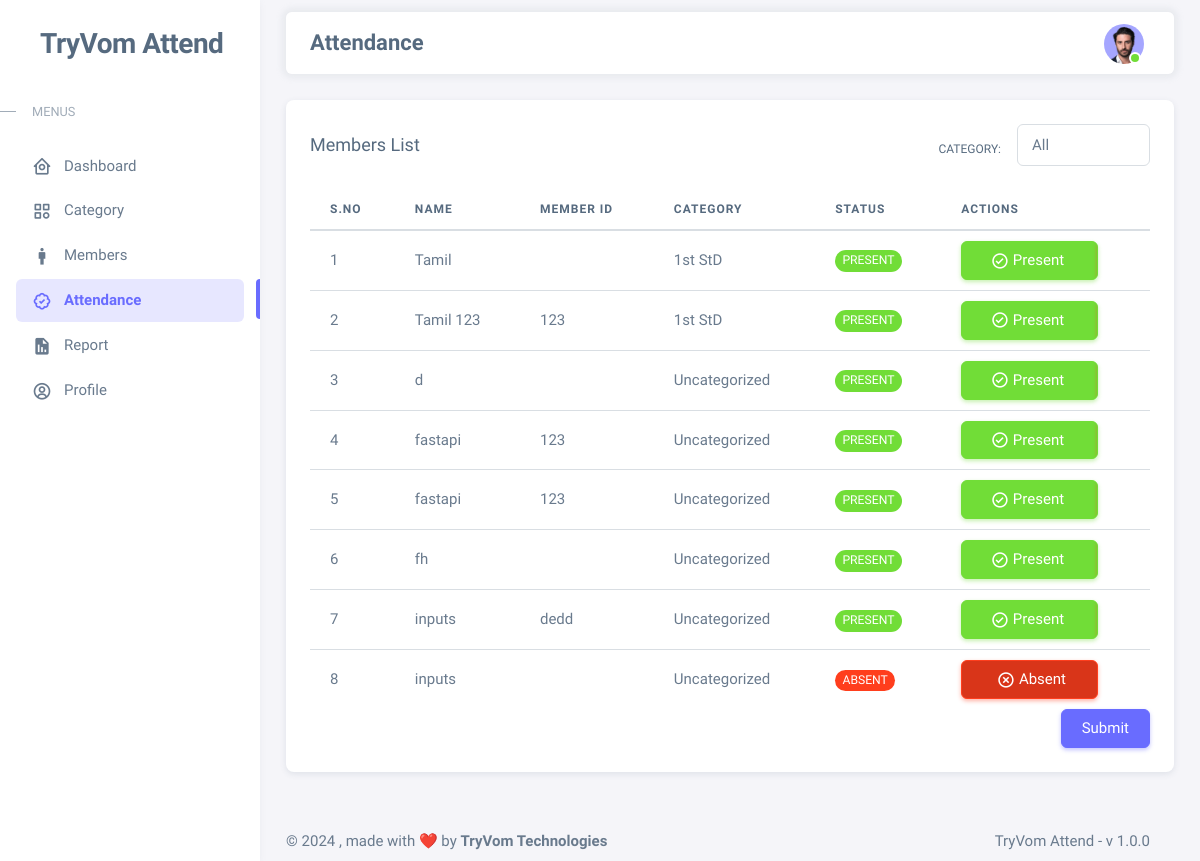
Page /attendance/ (signed in) on the committed database.
### app/models/member_models.py (models this page shows, shortened)
class Member(models.Model):
    name = models.CharField(max_length=100)
    member_id = models.CharField(max_length=100)
    description = models.TextField()
    category = models.ForeignKey(
        Category, on_delete=models.SET_NULL, null=True,)
    created_at = models.DateTimeField(auto_now_add=True)
    updated_at = models.DateTimeField(auto_now=True)

### app/models/category_models.py (models this page shows)
class Category(models.Model):
    category = models.CharField(max_length=100)
    created_at = models.DateTimeField(auto_now_add=True)
    updated_at = models.DateTimeField(auto_now=True)
    def __str__(self):
        return self.category

### app/views/attendance_views.py (the view)
# urls.py: path('',attendance_views.attendance, name="attendance.attendance"),
def attendance(request):
    form = Member_add_form()
    categories = Category.objects.all()
    cat = request.GET.get('cat')
    if cat == '0':
        members = Member.objects.filter(category=None).order_by('name')
        print(members)
    elif cat is None:
        members = Member.objects.all().order_by('name')
    elif cat is not None:
        cat = int(cat)
        members = Member.objects.filter(category=cat).order_by('name')
    data = {
        'menus': menus,
        'categories' : categories,
        'members': members,
        'cat':cat,
        'today_date' : date.today()
    }
    return render(request, 'attendance/attendance.html', data)

### app/templatetags/custom_tags.py (called while the page is built)
@register.simple_tag
def get_member_attendance_status(member,date):
    exists = Attendance.objects.filter(member=member,date=date).exists()
    if not exists:
        return 0
    else:
        return Attendance.objects.filter(member=member,date=date).first().status

### app/templates/attendance/attendance.html (shortened to what this page needs)
{% extends 'layouts/app.html' %}
{% load static %}
{% load custom_tags %}
{% block breadcrumb %}
Attendance
{% endblock breadcrumb %}
{% block content%}
<div class="container-xxl flex-grow-1 container-p-y">
    <div class="row">
        <div class="col-md-12">
            <div class="card mb-4">
                <div class="card-header d-flex justify-content-between align-items-center">
                    <h5 class="mb-0">Members List</h5>
                    <form action="" method="get">
                        <small class="text-muted float-end d-flex">
                            <label class="form-label mt-3 me-3">Category: </label>
                            <select name="cat" class="form-control"
                                onchange="window.location = this.options[this.selectedIndex].value">
                                <option value="/attendance/" {% if cat is None  %} selected {% endif %}>All</option>
                            </select>
                        </small>
                    </form>
                </div>
                <div class="card-body table-border-style">
                    <form action="{% url 'attendance.attendance_submit' %}" method="POST">
                        <div class="table-responsive text-nowrap">
                        <table class="table" >
                            <thead>
                                <tr>
                                    <th>S.NO</th>
                                    <th>Name</th>
                                    <th>Member ID</th>
                                    <th>Category</th>
                                    <th>Status</th>
                                    <th>Actions</th>
                                </tr>
                            </thead>
                            <tbody class="table-border-bottom-0">
                                {% for member in members %}
                                <tr>
                                    <td>{{ forloop.counter }}</td>
                                    <td>{{member.name}}</td>
                                    <td>{{member.member_id}}</td>
                                    <td>{% if member.category is not None %}
                                        {{member.category}}
                                        {% else %}
                                        Uncategorized
                                        {% endif %}
                                    </td>
                                    <td>{% get_member_attendance_status member.id today_date as member_attendance_status%}
                                        {%if member_attendance_status == 0 %}
                                        <span class="badge rounded-pill bg-secondary">Not Taken</span>
                                        {% elif member_attendance_status == 1 %}
                                        <span class="badge rounded-pill bg-success">Present</span>
                                        {% elif member_attendance_status == 2 %}
                                        <span class="badge rounded-pill bg-danger">Absent</span>
                                        {% endif %}
                                    </td>
                                    <td>
                                    </td>
                                </tr>
                                {% endfor %}
                            </tbody>
                        </table>
                    </div>
                    <button type="submit" class="btn btn-primary float-end">Submit</button>
                </form>
                </div>
            </div>
        </div>
    </div>
</div>
{% endblock %}

### rows in the picture
Member: name "Tamil", category "1st StD", shows "PRESENT"
Member: name "Tamil 123", member_id "123", category "1st StD", shows "PRESENT"
Member: name "d", shows "Uncategorized", shows "PRESENT"
Member: name "fastapi", member_id "123", shows "Uncategorized", shows "PRESENT"
Member: name "fastapi", member_id "123", shows "Uncategorized", shows "PRESENT"
Member: name "fh", shows "Uncategorized", shows "PRESENT"
Member: name "inputs", member_id "dedd", shows "Uncategorized", shows "PRESENT"
Member: name "inputs", shows "Uncategorized", shows "ABSENT"

### other values in the picture
{{ menu.name }} "Dashboard" "Category" "Members" "Attendance" "Report" "Profile"
